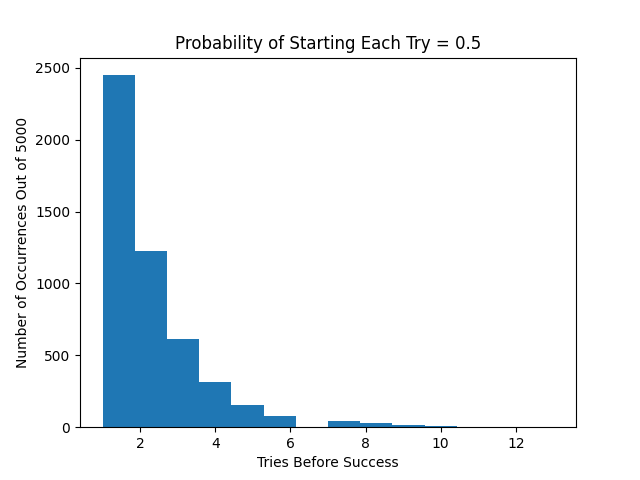

Recreate this plot in Python.
# geometric distribution example
import random

import matplotlib
from matplotlib import pyplot as plt


def successful_starts(success_prob, num_trials):
    tries_before_success = []
    for t in range(num_trials):
        consec_failures = 0
        while random.random() > success_prob:
            consec_failures += 1
            tries_before_success.append(consec_failures)
    return tries_before_success


if __name__ == '__main__':
    prob_of_success = .5
    num_trials = 5000
    distribution = successful_starts(prob_of_success, num_trials)

    matplotlib.use('TkAgg')
    plt.hist(distribution, bins=14)
    plt.xlabel('Tries Before Success')
    plt.ylabel(f'Number of Occurrences Out of {num_trials}')
    plt.title(f'Probability of Starting Each Try = {prob_of_success}')
    plt.savefig('successful_starts')
    plt.show()
